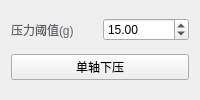
      <widget class="QWidget" name="pressDown_1">
       <attribute name="title">
        <string>单轴下压</string>
       </attribute>
       <layout class="QGridLayout" name="gridLayout_7">
        <item row="1" column="0" colspan="2">
         <widget class="QPushButton" name="startPressDown_1">
          <property name="minimumSize">
           <size>
            <width>0</width>
            <height>20</height>
           </size>
          </property>
          <property name="styleSheet">
           <string notr="true"/>
          </property>
          <property name="text">
           <string>单轴下压</string>
          </property>
         </widget>
        </item>
        <item row="0" column="0">
         <widget class="QLabel" name="label_7">
          <property name="styleSheet">
           <string notr="true">color: #606266;
border: none;</string>
          </property>
          <property name="text">
           <string>压力阈值(g)</string>
          </property>
         </widget>
        </item>
        <item row="0" column="1">
         <widget class="QDoubleSpinBox" name="pressureThreshold">
          <property name="minimumSize">
           <size>
            <width>0</width>
            <height>20</height>
           </size>
          </property>
          <property name="styleSheet">
           <string notr="true"/>
          </property>
          <property name="value">
           <double>15.000000000000000</double>
          </property>
         </widget>
        </item>
       </layout>
      </widget>
